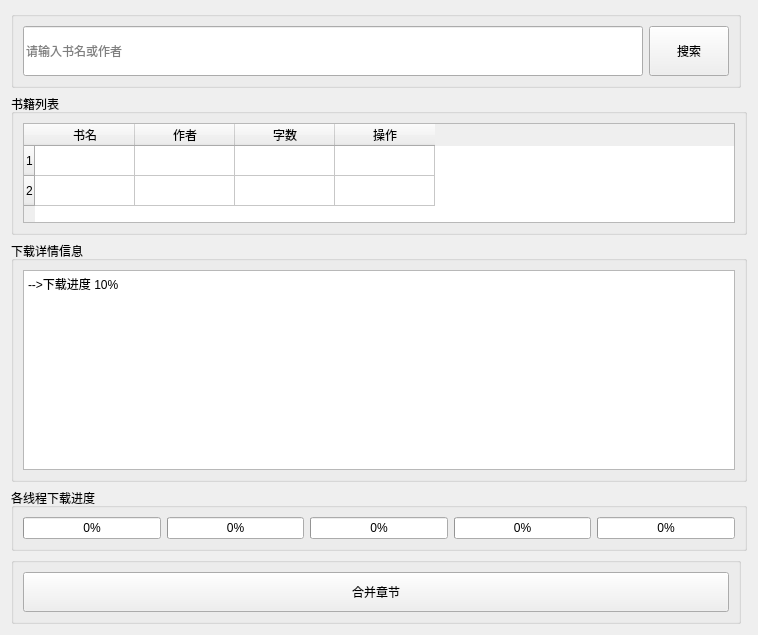
<?xml version="1.0" encoding="UTF-8"?>
<ui version="4.0">
 <class>Form</class>
 <widget class="QWidget" name="Form">
  <property name="geometry">
   <rect>
    <x>0</x>
    <y>0</y>
    <width>758</width>
    <height>561</height>
   </rect>
  </property>
  <property name="windowTitle">
   <string>Form</string>
  </property>
  <property name="styleSheet">
   <string notr="true"/>
  </property>
  <layout class="QGridLayout" name="gridLayout">
   <item row="1" column="0" colspan="2">
    <widget class="QGroupBox" name="groupBox_3">
     <property name="title">
      <string>书籍列表</string>
     </property>
     <layout class="QHBoxLayout" name="horizontalLayout_4">
      <item>
       <widget class="QTableWidget" name="tableWidget_2">
        <property name="minimumSize">
         <size>
          <width>0</width>
          <height>100</height>
         </size>
        </property>
        <attribute name="horizontalHeaderDefaultSectionSize">
         <number>100</number>
        </attribute>
        <attribute name="horizontalHeaderHighlightSections">
         <bool>true</bool>
        </attribute>
        <attribute name="horizontalHeaderShowSortIndicator" stdset="0">
         <bool>false</bool>
        </attribute>
        <attribute name="horizontalHeaderStretchLastSection">
         <bool>false</bool>
        </attribute>
        <attribute name="verticalHeaderCascadingSectionResizes">
         <bool>false</bool>
        </attribute>
        <attribute name="verticalHeaderStretchLastSection">
         <bool>false</bool>
        </attribute>
        <row>
         <property name="text">
          <string>1</string>
         </property>
        </row>
        <row>
         <property name="text">
          <string>2</string>
         </property>
        </row>
        <column>
         <property name="text">
          <string>书名</string>
         </property>
        </column>
        <column>
         <property name="text">
          <string>作者</string>
         </property>
        </column>
        <column>
         <property name="text">
          <string>字数</string>
         </property>
        </column>
        <column>
         <property name="text">
          <string>操作</string>
         </property>
        </column>
        <item row="0" column="0">
         <property name="text">
          <string/>
         </property>
        </item>
       </widget>
      </item>
     </layout>
    </widget>
   </item>
   <item row="3" column="0" colspan="2">
    <widget class="QGroupBox" name="groupBox">
     <property name="title">
      <string>各线程下载进度</string>
     </property>
     <layout class="QHBoxLayout" name="horizontalLayout_2">
      <item>
       <layout class="QHBoxLayout" name="horizontalLayout">
        <item>
         <widget class="QProgressBar" name="progressBar_5">
          <property name="value">
           <number>0</number>
          </property>
         </widget>
        </item>
        <item>
         <widget class="QProgressBar" name="progressBar_4">
          <property name="value">
           <number>0</number>
          </property>
         </widget>
        </item>
        <item>
         <widget class="QProgressBar" name="progressBar_3">
          <property name="value">
           <number>0</number>
          </property>
         </widget>
        </item>
        <item>
         <widget class="QProgressBar" name="progressBar_2">
          <property name="value">
           <number>0</number>
          </property>
         </widget>
        </item>
        <item>
         <widget class="QProgressBar" name="progressBar">
          <property name="value">
           <number>0</number>
          </property>
         </widget>
        </item>
       </layout>
      </item>
     </layout>
    </widget>
   </item>
   <item row="2" column="0" colspan="2">
    <widget class="QGroupBox" name="groupBox_2">
     <property name="title">
      <string>下载详情信息</string>
     </property>
     <layout class="QHBoxLayout" name="horizontalLayout_3">
      <item>
       <widget class="QTextBrowser" name="textBrowser">
        <property name="minimumSize">
         <size>
          <width>0</width>
          <height>200</height>
         </size>
        </property>
        <property name="html">
         <string>&lt;!DOCTYPE HTML PUBLIC &quot;-//W3C//DTD HTML 4.0//EN&quot; &quot;http://www.w3.org/TR/REC-html40/strict.dtd&quot;&gt;
&lt;html&gt;&lt;head&gt;&lt;meta name=&quot;qrichtext&quot; content=&quot;1&quot; /&gt;&lt;style type=&quot;text/css&quot;&gt;
p, li { white-space: pre-wrap; }
&lt;/style&gt;&lt;/head&gt;&lt;body style=&quot; font-family:'SimSun'; font-size:9pt; font-weight:400; font-style:normal;&quot;&gt;
&lt;p style=&quot; margin-top:0px; margin-bottom:0px; margin-left:0px; margin-right:0px; -qt-block-indent:0; text-indent:0px;&quot;&gt;--&amp;gt;下载进度 10%&lt;/p&gt;&lt;/body&gt;&lt;/html&gt;</string>
        </property>
       </widget>
      </item>
     </layout>
    </widget>
   </item>
   <item row="4" column="0">
    <widget class="QGroupBox" name="groupBox_5">
     <property name="title">
      <string/>
     </property>
     <layout class="QHBoxLayout" name="horizontalLayout_6">
      <item>
       <widget class="QPushButton" name="pushButton_2">
        <property name="minimumSize">
         <size>
          <width>0</width>
          <height>40</height>
         </size>
        </property>
        <property name="styleSheet">
         <string notr="true">font: 12pt &quot;黑体&quot;;</string>
        </property>
        <property name="text">
         <string>合并章节</string>
        </property>
       </widget>
      </item>
     </layout>
    </widget>
   </item>
   <item row="0" column="0">
    <widget class="QGroupBox" name="groupBox_4">
     <property name="title">
      <string/>
     </property>
     <layout class="QHBoxLayout" name="horizontalLayout_5">
      <item>
       <widget class="QLineEdit" name="lineEdit">
        <property name="minimumSize">
         <size>
          <width>0</width>
          <height>50</height>
         </size>
        </property>
        <property name="styleSheet">
         <string notr="true">font: 14pt &quot;黑体&quot;;</string>
        </property>
        <property name="placeholderText">
         <string>请输入书名或作者</string>
        </property>
       </widget>
      </item>
      <item>
       <widget class="QPushButton" name="pushButton">
        <property name="minimumSize">
         <size>
          <width>0</width>
          <height>50</height>
         </size>
        </property>
        <property name="styleSheet">
         <string notr="true">font: 14pt &quot;黑体&quot;;</string>
        </property>
        <property name="text">
         <string>搜索</string>
        </property>
       </widget>
      </item>
     </layout>
    </widget>
   </item>
  </layout>
 </widget>
 <resources>
  <include location="../../resource.qrc"/>
 </resources>
 <connections>
  <connection>
   <sender>pushButton</sender>
   <signal>clicked()</signal>
   <receiver>Form</receiver>
   <slot>search_book()</slot>
   <hints>
    <hint type="sourcelabel">
     <x>722</x>
     <y>37</y>
    </hint>
    <hint type="destinationlabel">
     <x>823</x>
     <y>37</y>
    </hint>
   </hints>
  </connection>
 </connections>
 <slots>
  <slot>search_book()</slot>
 </slots>
</ui>
